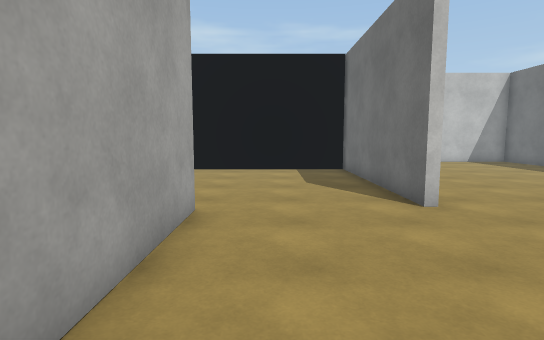
view 1 (above)

19 first-person views from a walk through a 3-D level made in the Unity game engine. The camera is 1.5 m above the floor, tilts 6° down and sees 80° across. The floor is counted in squares, 1 m on a side. Each view is taken from the middle of a square. On the plan, view 1 faces up. The plan holds only what a view shows up to about 15 squares ahead; the rest is blank. The player is left out. Surface patterns are stand-ins for the level's own textures.

view 2
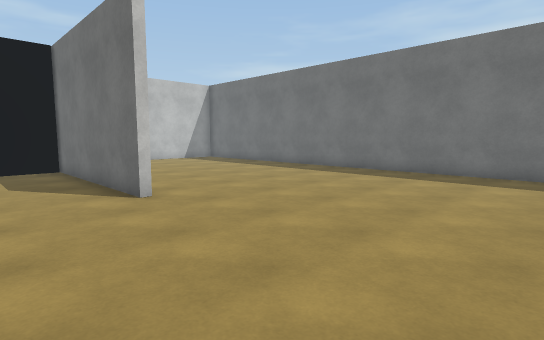

view 3
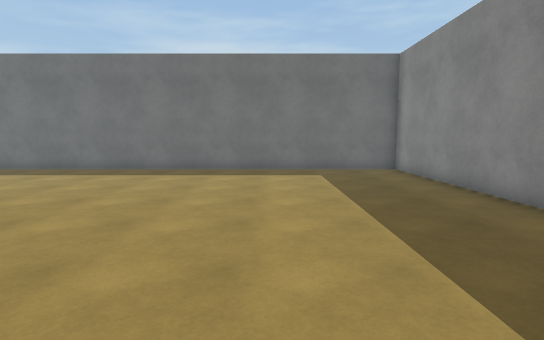

view 4
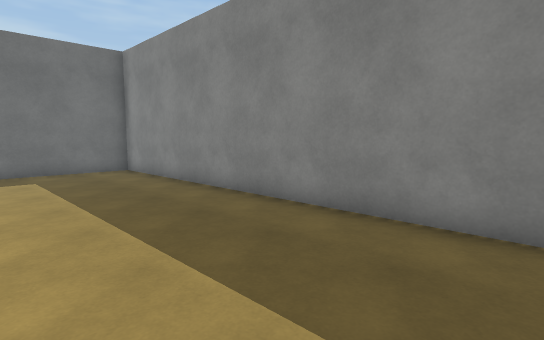

view 5
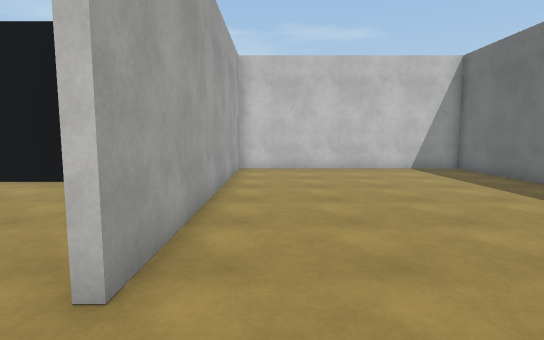

view 6
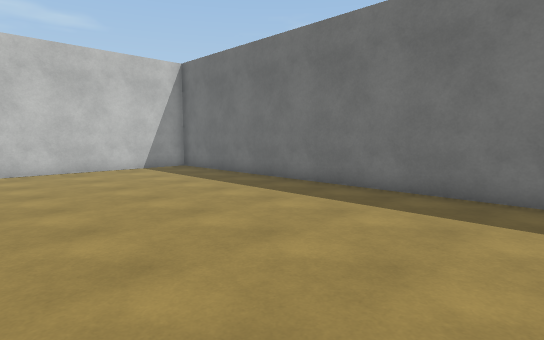

view 7
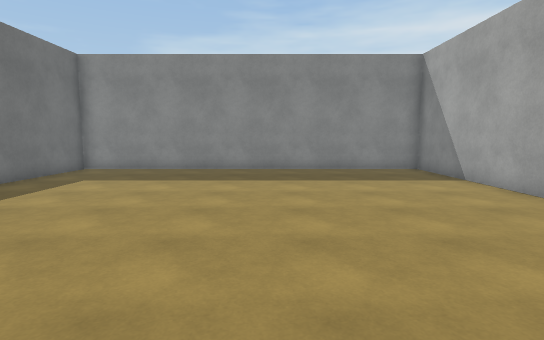

view 8
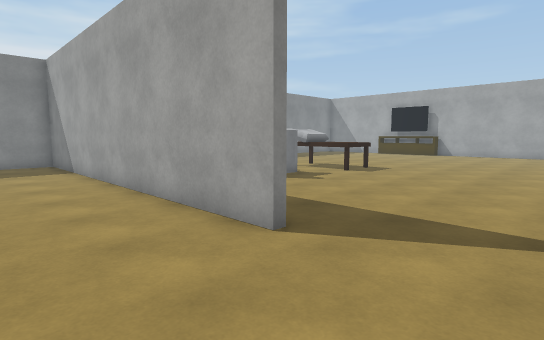

view 9
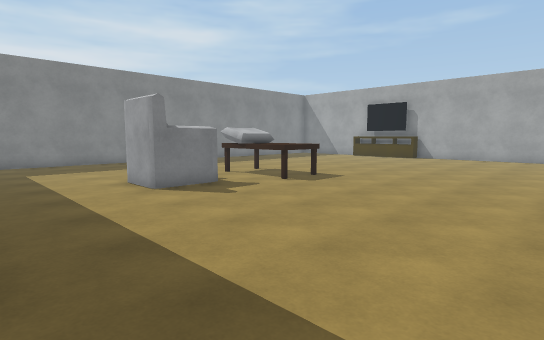

view 10
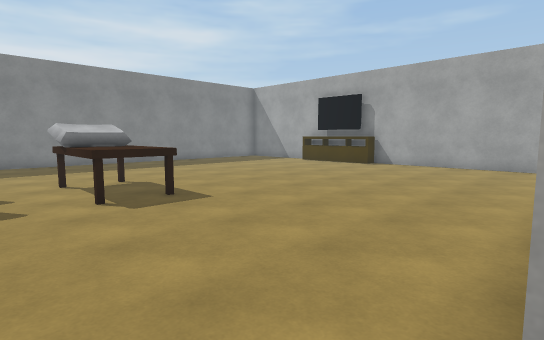

view 11
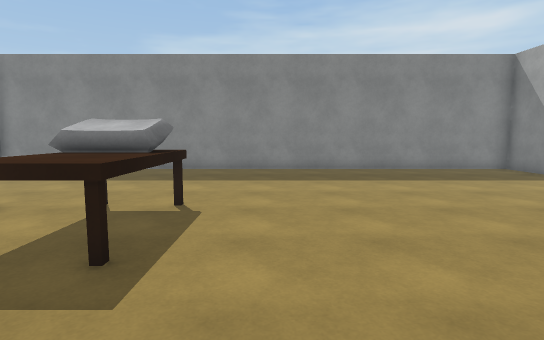

view 12
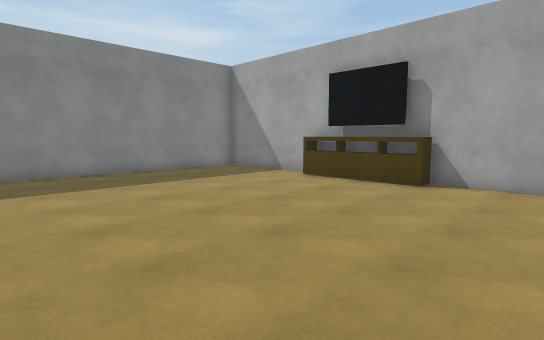

view 13
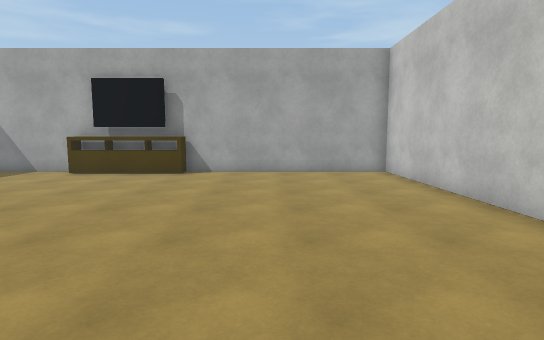

view 14
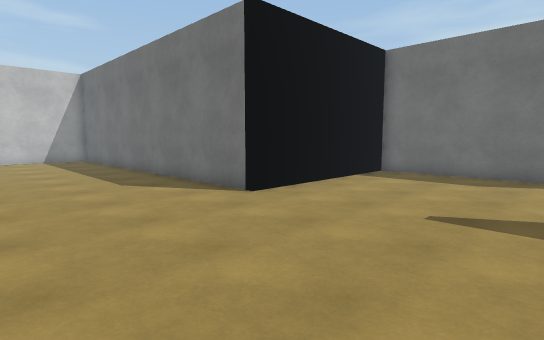

view 15
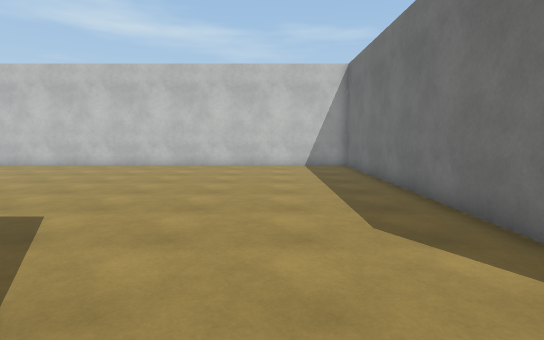

view 16
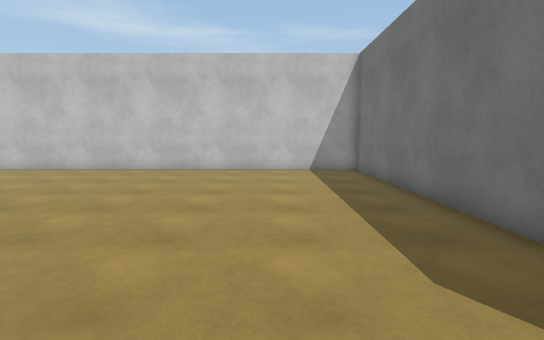

view 17
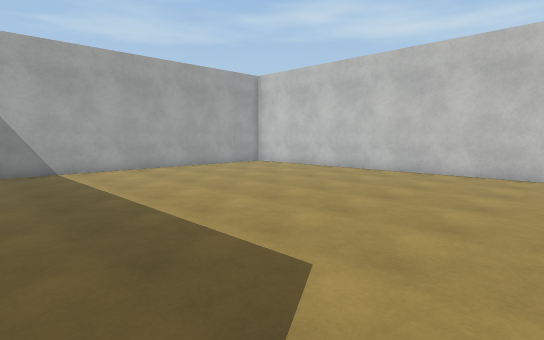

view 18
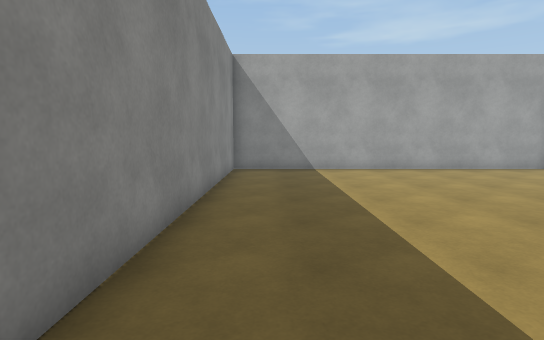

view 19
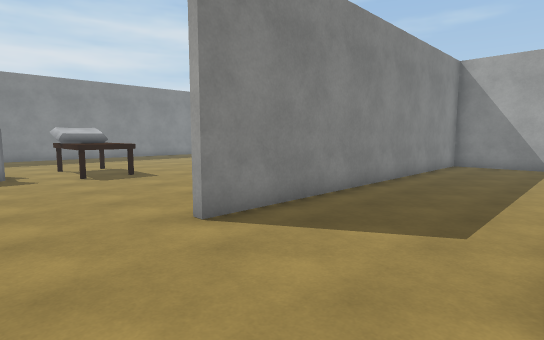

### Floor plan
Ten units are one square. View 1 is at (0, 0); x grows to the right and y downward. Boxes are objects, and circles mark ways between rooms. Rooms are numbered by the first view taken in them; rooms with no view inside come last. Other rooms are left out.
<svg viewBox="-251 -299 391 389">
<path fill="none" stroke="#000" d="M-16 -55 -16 85 135 85 135 -188 35 -188 35 -67 32 -67M-165 -98 -246 -98 -246 85 -88 85M-234 -101 -101 -101M-16 -65 -16 -55M-246 -135 -246 -112M32 -67 32 -145 -42 -145 -42 -294 -201 -294M-49 85 -19 85M-246 -292 -246 -153 -119 -153"/>
<rect x="-245" y="-15" width="10" height="50" fill="#bbb"><title>other object</title></rect>
<rect x="-125" y="-5" width="30" height="20" fill="#bbb"><title>pillow</title></rect>
<rect x="-125" y="-25" width="30" height="20" fill="#bbb"><title>table</title></rect>
<rect x="-85" y="-15" width="30" height="30" fill="#bbb"><title>other object</title></rect>
<circle cx="5" cy="-62" r="3" fill="#2a7"/>
<text x="70" y="-40">1</text>
<text x="-130" y="-90">2</text>
</svg>
Room 1 opens to room 2.

Where each view was taken, in squares from view 1:
view 1: 0 up, 0 right, facing up
view 2: 1 down, 0 right, facing up-right
view 3: 3 down, 1 left, facing right
view 4: 3 down, 1 left, facing down-right
view 5: 4 up, 5 right, facing up
view 6: 4 up, 5 right, facing up-right
view 7: 6 up, 5 right, facing down
view 8: 10 up, 2 right, facing down-left
view 9: 10 up, 2 left, facing down-left
view 10: 10 up, 8 left, facing down-left
view 11: 6 up, 14 left, facing down
view 12: 5 up, 14 left, facing down-left
view 13: 5 up, 11 left, facing left
view 14: 8 up, 10 left, facing up-right
view 15: 13 up, 8 left, facing up
view 16: 15 up, 8 left, facing up
view 17: 16 up, 10 left, facing up-left
view 18: 17 up, 10 left, facing left
view 19: 15 up, 7 left, facing down-left
